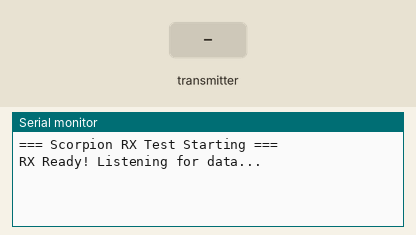
Bench run of a sketch on a simulated Arduino Uno, built with avr-gcc and run on an emulated ATmega328P. Parts: the last lines printed to the serial monitor. The test bench sets the inputs (shaded band). No radio packets arrive unless stated.

Above: at 1.2 s.
1.3 s: the transmitter starts sending throttle = 0
At 1.37 s:
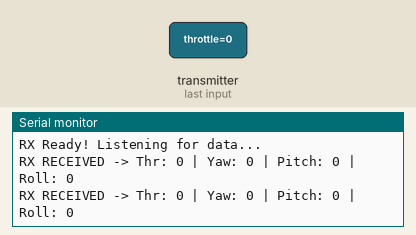
3.2 s: the transmitter starts sending yaw = 1023
At 3.35 s:
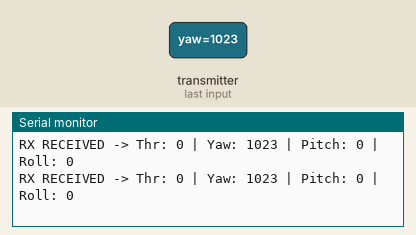
6.2 s: the transmitter starts sending pitch = 256
At 6.38 s:
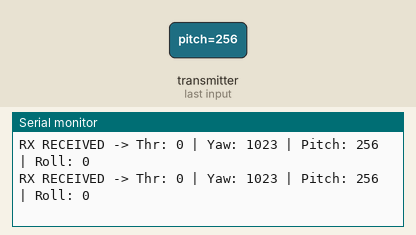
9.2 s: the transmitter starts sending roll = 1023
At 9.33 s:
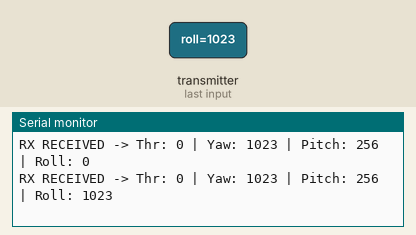
12.2 s: the transmitter starts sending throttle = 1023
At 12.38 s:
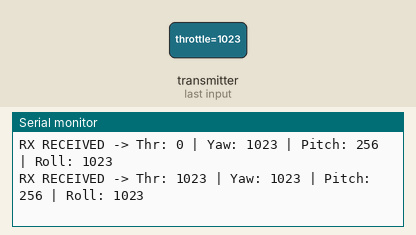
15.2 s: the transmitter starts sending yaw = 0
At 15.38 s:
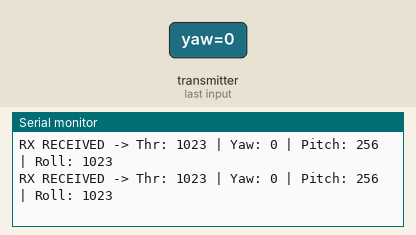

Measured:
- after the input at 1.3 s, the serial monitor: prints a new line at once (image 1)
- after the input at 3.2 s, the serial monitor: prints a new line after 0.09 s (image 2)
- after the input at 6.2 s, the serial monitor: prints a new line after 0.11 s (image 3)
- after the input at 9.2 s, the serial monitor: prints a new line after 0.07 s (image 4)
- after the input at 12.2 s, the serial monitor: prints a new line after 0.11 s (image 5)
- after the input at 15.2 s, the serial monitor: prints a new line after 0.11 s (image 6)

The sketch:

RX_NRF_Test.ino
```cpp
// === MG Engineer - RX Air Link Test ===
#include <SPI.h>
#include <nRF24L01.h>
#include <RF24.h>

RF24 radio(7, 8); // CE, CSN
const byte address[] = "NODE1";

struct JoyData {
  int16_t throttle;
  int16_t yaw;
  int16_t pitch;
  int16_t roll;
};

JoyData myData;

void setup() {
  Serial.begin(9600);
  Serial.println("=== Scorpion RX Test Starting ===");

  if (!radio.begin()) {
    Serial.println("Hardware Error: Check NRF connection!");
    while(1);
  }

  radio.setChannel(76);
  radio.setPALevel(RF24_PA_LOW); // Must match TX
  radio.setDataRate(RF24_1MBPS);
  radio.openReadingPipe(0, address);
  radio.startListening();

  Serial.println("RX Ready! Listening for data...");
}

void loop() {
  if (radio.available()) {
    radio.read(&myData, sizeof(JoyData));

    Serial.print("RX RECEIVED -> Thr: "); Serial.print(myData.throttle);
    Serial.print(" | Yaw: "); Serial.print(myData.yaw);
    Serial.print(" | Pitch: "); Serial.print(myData.pitch);
    Serial.print(" | Roll: "); Serial.println(myData.roll);
  }
}
```
